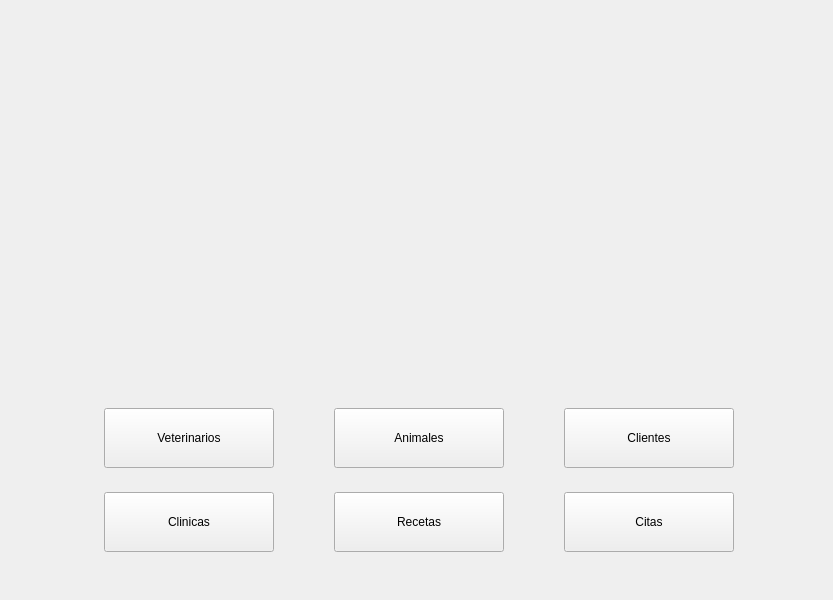
<?xml version="1.0" encoding="UTF-8"?>
<ui version="4.0">
 <class>MainWindow</class>
 <widget class="QMainWindow" name="MainWindow">
  <property name="geometry">
   <rect>
    <x>0</x>
    <y>0</y>
    <width>833</width>
    <height>600</height>
   </rect>
  </property>
  <property name="windowTitle">
   <string>MainWindow</string>
  </property>
  <widget class="QWidget" name="centralwidget">
   <widget class="QLabel" name="logoBunny">
    <property name="geometry">
     <rect>
      <x>240</x>
      <y>20</y>
      <width>351</width>
      <height>341</height>
     </rect>
    </property>
    <property name="text">
     <string/>
    </property>
    <property name="pixmap">
     <pixmap>../assets/VeterinariaD3PLogo.jpg</pixmap>
    </property>
    <property name="scaledContents">
     <bool>true</bool>
    </property>
   </widget>
   <widget class="QWidget" name="gridLayoutWidget">
    <property name="geometry">
     <rect>
      <x>100</x>
      <y>390</y>
      <width>641</width>
      <height>182</height>
     </rect>
    </property>
    <layout class="QGridLayout" name="gridLayout">
     <item row="0" column="1">
      <spacer name="horizontalSpacer">
       <property name="orientation">
        <enum>Qt::Orientation::Horizontal</enum>
       </property>
       <property name="sizeType">
        <enum>QSizePolicy::Policy::Fixed</enum>
       </property>
       <property name="sizeHint" stdset="0">
        <size>
         <width>50</width>
         <height>20</height>
        </size>
       </property>
      </spacer>
     </item>
     <item row="1" column="2">
      <widget class="QPushButton" name="recetasNavigate">
       <property name="sizePolicy">
        <sizepolicy hsizetype="Fixed" vsizetype="Fixed">
         <horstretch>0</horstretch>
         <verstretch>0</verstretch>
        </sizepolicy>
       </property>
       <property name="minimumSize">
        <size>
         <width>170</width>
         <height>60</height>
        </size>
       </property>
       <property name="baseSize">
        <size>
         <width>170</width>
         <height>0</height>
        </size>
       </property>
       <property name="text">
        <string>Recetas</string>
       </property>
      </widget>
     </item>
     <item row="1" column="4">
      <widget class="QPushButton" name="citasNavigate">
       <property name="sizePolicy">
        <sizepolicy hsizetype="Fixed" vsizetype="Fixed">
         <horstretch>0</horstretch>
         <verstretch>0</verstretch>
        </sizepolicy>
       </property>
       <property name="minimumSize">
        <size>
         <width>170</width>
         <height>60</height>
        </size>
       </property>
       <property name="baseSize">
        <size>
         <width>200</width>
         <height>0</height>
        </size>
       </property>
       <property name="text">
        <string>Citas</string>
       </property>
      </widget>
     </item>
     <item row="0" column="4">
      <widget class="QPushButton" name="clientesNavigate">
       <property name="sizePolicy">
        <sizepolicy hsizetype="Fixed" vsizetype="Fixed">
         <horstretch>0</horstretch>
         <verstretch>0</verstretch>
        </sizepolicy>
       </property>
       <property name="minimumSize">
        <size>
         <width>170</width>
         <height>60</height>
        </size>
       </property>
       <property name="text">
        <string>Clientes</string>
       </property>
      </widget>
     </item>
     <item row="0" column="2">
      <widget class="QPushButton" name="animalesNavigate">
       <property name="sizePolicy">
        <sizepolicy hsizetype="Fixed" vsizetype="Fixed">
         <horstretch>0</horstretch>
         <verstretch>0</verstretch>
        </sizepolicy>
       </property>
       <property name="minimumSize">
        <size>
         <width>170</width>
         <height>60</height>
        </size>
       </property>
       <property name="text">
        <string>Animales</string>
       </property>
      </widget>
     </item>
     <item row="1" column="0">
      <widget class="QPushButton" name="clinicasNavigate">
       <property name="sizePolicy">
        <sizepolicy hsizetype="Fixed" vsizetype="Fixed">
         <horstretch>0</horstretch>
         <verstretch>0</verstretch>
        </sizepolicy>
       </property>
       <property name="minimumSize">
        <size>
         <width>170</width>
         <height>60</height>
        </size>
       </property>
       <property name="text">
        <string>Clinicas</string>
       </property>
      </widget>
     </item>
     <item row="0" column="0">
      <widget class="QPushButton" name="veterinariosNavigate">
       <property name="sizePolicy">
        <sizepolicy hsizetype="Fixed" vsizetype="Fixed">
         <horstretch>0</horstretch>
         <verstretch>0</verstretch>
        </sizepolicy>
       </property>
       <property name="minimumSize">
        <size>
         <width>170</width>
         <height>60</height>
        </size>
       </property>
       <property name="text">
        <string>Veterinarios</string>
       </property>
      </widget>
     </item>
     <item row="0" column="3">
      <spacer name="horizontalSpacer_2">
       <property name="orientation">
        <enum>Qt::Orientation::Horizontal</enum>
       </property>
       <property name="sizeType">
        <enum>QSizePolicy::Policy::Fixed</enum>
       </property>
       <property name="sizeHint" stdset="0">
        <size>
         <width>50</width>
         <height>20</height>
        </size>
       </property>
      </spacer>
     </item>
    </layout>
   </widget>
  </widget>
 </widget>
 <resources/>
 <connections/>
</ui>
